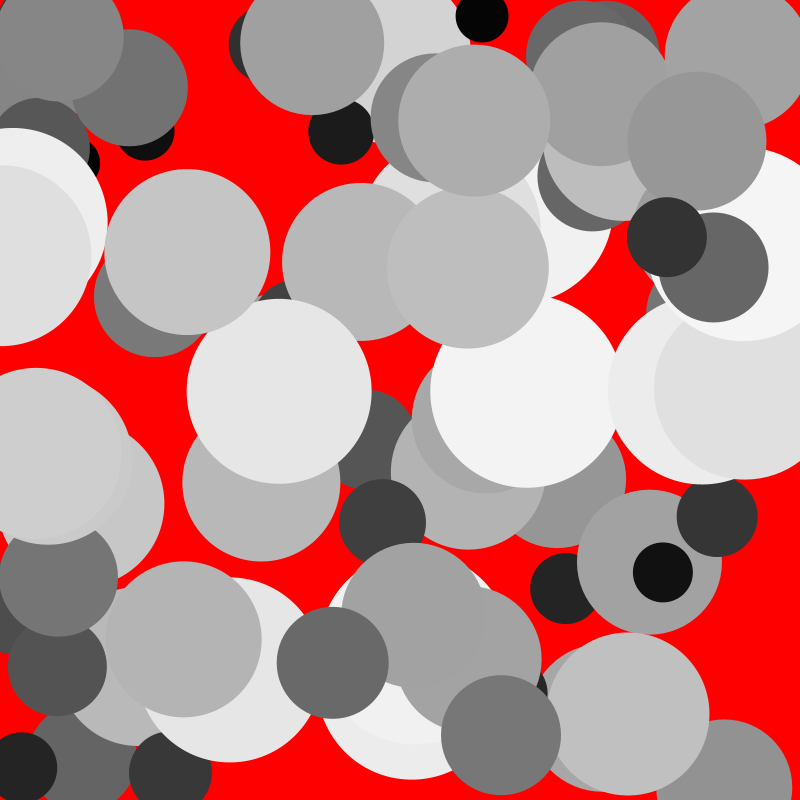
Frame 1 (no input)
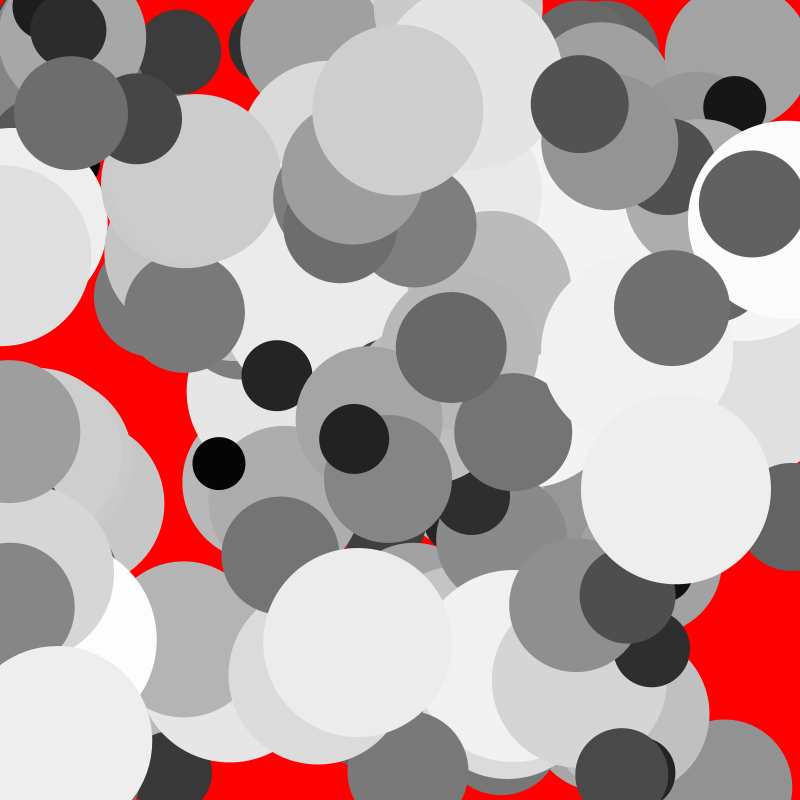
Frame 2 (the mouse pressed at the canvas centre, redrawn once)

The Processing sketch that drew these frames (run headless with seeded random() and noise(); the mouse was pressed at the canvas centre and the sketch redrawn once):

// Processing sketch: customFunctionReturn
// ── customFunctionReturn.pde

float minSize = 50;
float maxSize = 200;

void setup() {
  size(800, 800);
  background(255,0,0);
  noStroke();
  noLoop();
}

void draw() {
  for(int i=0; i<80; i++){
    float x = random(width);
    float y = random(height);
    int s = (int)random(minSize, maxSize);
    color c = lerpColor(color(0), color(255), (s-minSize)/((float)maxSize-minSize));
    drawCircle(x, y, s, c);
  }
}


float areaCircle(float radius){
  float a = PI*radius*radius;
  return a;
}

void drawCircle(float xloc, float yloc, float r, color c) {
  fill(c);
  ellipse(xloc, yloc, r, r);
}
